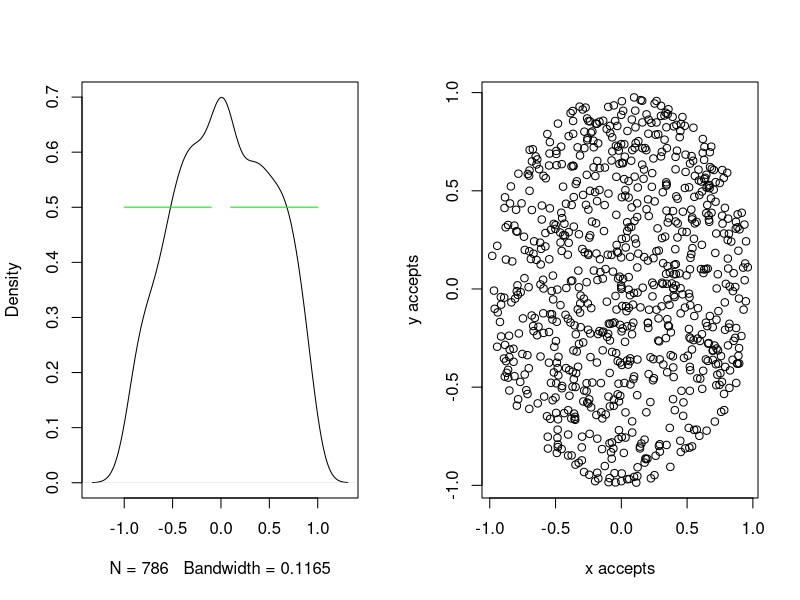
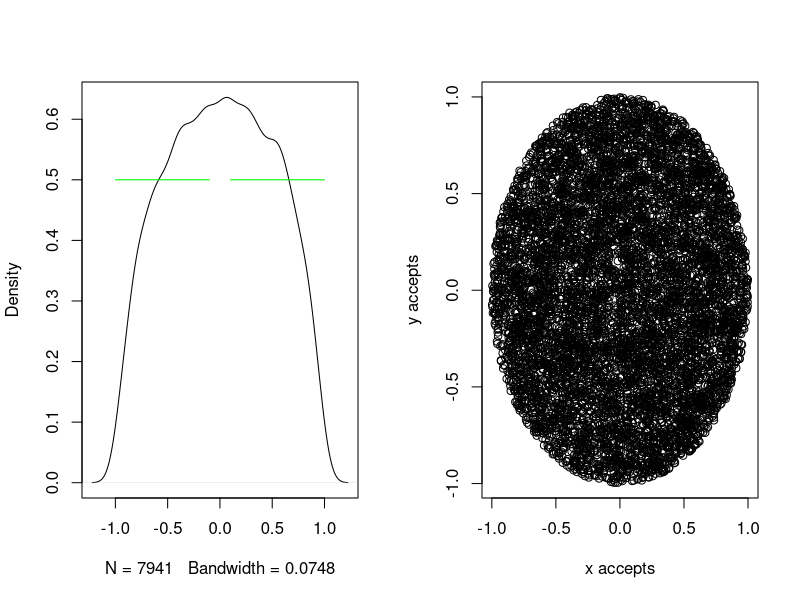
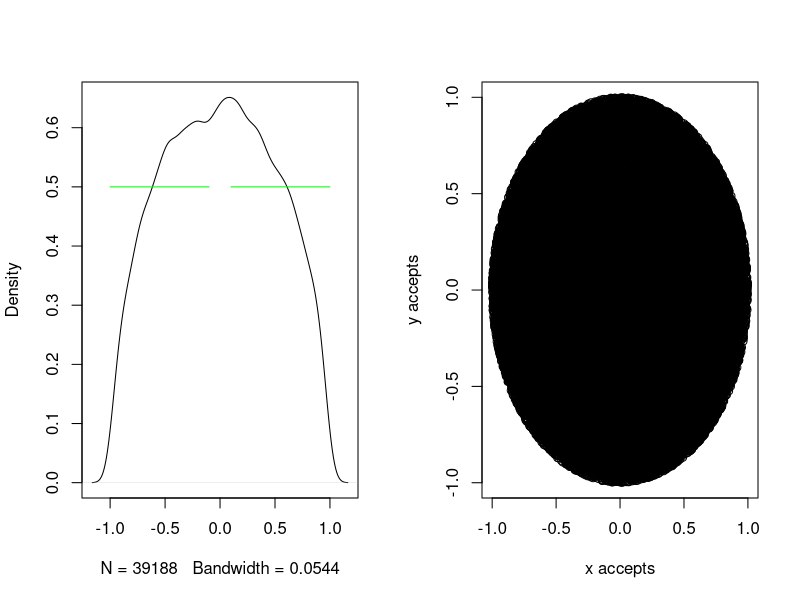
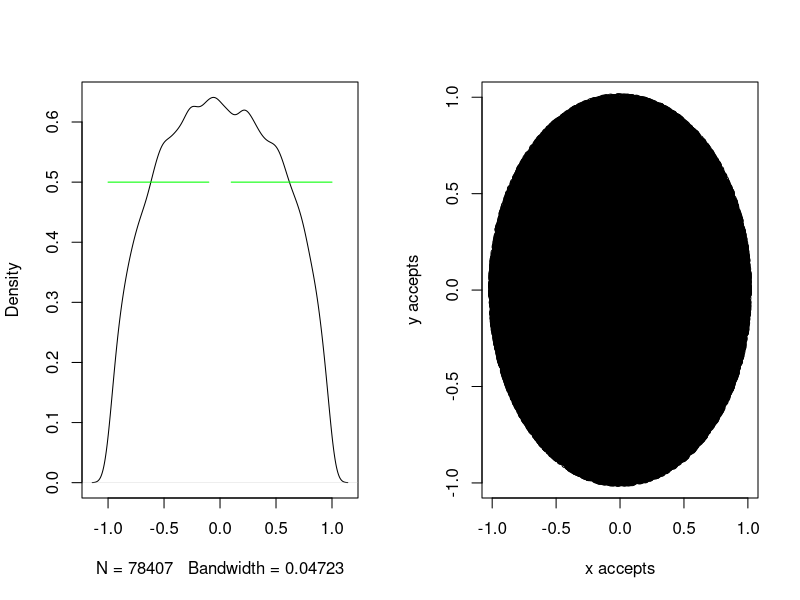
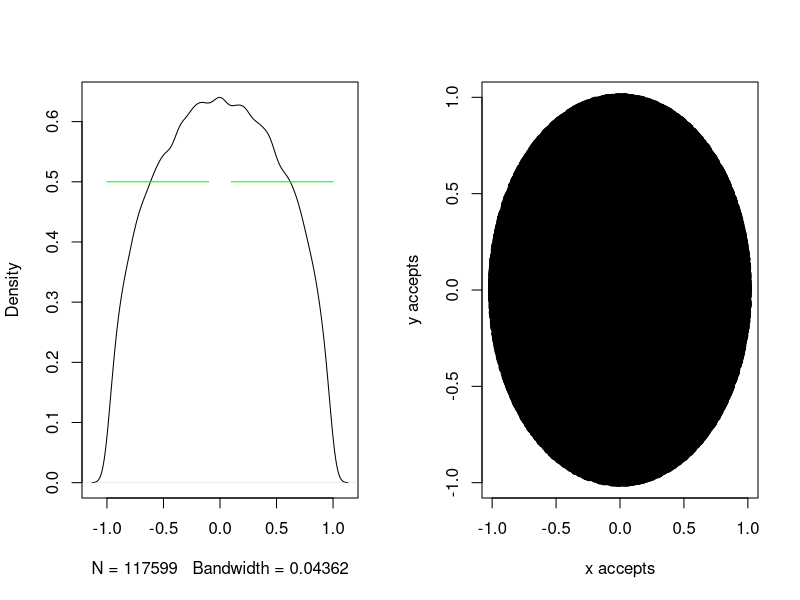

R code for these plots, in order: (Note: this script raises an error after producing the figures.)

####Clear Environment####
rm(list = ls())

####Call Libraries####

library(doParallel)##Parallel Processing
library(psych)#describe function
library(knitr)##Create .md, .html, and .pdf files
library(markdown)##Create .md, .html, and .pdf files


#### Parallel procesing for running performance ####

# Set number of cores for parallel processing
no_cores <- detectCores() - 2 

# Register number of cores for parallel processing
registerDoParallel(no_cores)

# Validate number of cores for parallel processing 
getDoParWorkers()

#### Monte Carlo in 2d - Estimation the area of circle ####

# MC function in 2 dimensions ([0, d] = interval of the Uniform Distribution, n = number of samples) function
mc.2d <-function(x, y, d, n)
  {  
  accept <- 0 # set counter to zero

  data <- c(x, y) # starting vector

  accepts <- matrix(data, 1, 2) # set matrix for the sampling data
  
    for (i in 2:n) {
      y <- 2*runif(1, 0, d) - 1
      x <- 2*runif(1, 0 ,d) - 1
      
      if((x^2 + y^2) <= 1) { 
    accepts <- rbind(accepts, c(x,y))
    accept <- accept + 1
  }
}
alpha <- accept/n # probability to be inside the circle

par(mfrow=c(1, 2)) # set 2 graphs per window

plot(density(accepts[ , 1]), main = "") # probability density

index <- seq(-1, 1, 0.1)
lines(index, 0.5*index/index, col = "green") # add green line to the mean of Uniform distribution, interval: [-1, 1]

plot(accepts, xlab = "x accepts", ylab = "y accepts") # accepted points (points insode the circle)

return(list(alpha, accepts)) # returns the probability to be inside the circle and the accepted points
}

#### Checking the system time ####
dev.off() # close the active windows

set.seed(15) # seed for regeneration
system.time(mc.2d(0, 0, 1, 1000)) # starting point: (x,y) = (0, 0), [0, 1]: Uniform Distribution interval, n = 1000 samples

set.seed(16)# seed for regeneration
system.time(mc.2d(0, 0, 1, 10000)) # starting point: (x,y) = (0, 0), [0, 1]: Uniform Distribution interval, n = 10000 samples

set.seed(19)# seed for regeneration
system.time(mc.2d(0, 0, 1, 50000)) # starting point: (x,y) = (0, 0), [0, 1]: Uniform Distribution interval, n = 50000 samples

set.seed(20)# seed for regeneration
system.time(mc.2d(0, 0, 1, 100000)) # starting point: (x,y) = (0, 0), [0, 1]: Uniform Distribution interval, n = 100000 samples

set.seed(21)# seed for regeneration
system.time(mc.2d(0, 0, 1, 150000)) # starting point: (x,y) = (0, 0), [0, 1]: Uniform Distribution interval, n = 150000 samples



#### calculate the mean of the generated samples (MC acceptance ratio - probability) to verify where the chain converges ####
mc_meanx_2d <- function(n, d, m) { # n = samples, [0 , d] : Uniform distribution interval, m - iterations
  
  y <- 2*runif(1, 0, d) - 1
  z <- 2*runif(1, 0, d) - 1
  x <- c()
  acc <- c()  
  for (i in 1:m) {
    x[i] <- mc.2k(y, z, d, n)[[1]] #Insert the data frame to a vector
    acc <-  mc.2k(y, z, d, n)[[2]][ , 1]*mc.2d(y, z, d, n)[[2]][ , 2] # joint Uniform distribution f(x)*f(y)
    }
  z <- mean(x) #finding the mean of the acceptance rate - probability to be inside the circle 
  return(list(x, acc)) # returns the acceptance rates of the process 
}


set.seed(14) 
start.time <- Sys.time() # starting time
system.time(z <- mc_meanx_2d(10000, 1, 100))
end.time <- Sys.time() # ending time
(time.taken <- end.time - start.time) # running time

# The mean value of the 100 independent samples from the Uniform distribution is the expected value
# of the distribution
# (f(x1) + ... + f(x100))/100 =.. E[f(x)] (Law of Large Numbers - LLN)

# We calculate the expected value of the 100 independent samples from the uniform distribution
# in 2 dimensions

dev.off() # close graphs per window
mean(z[[2]]) # The expected value of the Uniform distribution, true mean of U ~[ -1, 1] : μ = (-1 + 1)/2 = 0


index <- seq(-1, 1, 0.1)

plot(density(z[[2]]), main ="") # plot probability density of z - vector f(x,y)
abline(v = mean(z[[2]]), col = "red", lwd = 1, lty = 3) # add the line of mean value
text(mean(z[[2]]), 0.1 , round(mean(z[[2]]), 3)) # add the mean value as text
# lines(index, 0.5*index/index, col = "green") # straight line at the mean value of the Unifrom distribution


plot(density(z[[1]]), main ="") # plot probability density of z - vector (MC acceptance ratio)
abline(v = mean(z[[1]]), col = "red", lwd = 1, lty = 3) # add the line of mean value
text(mean(z[[1]]), 0.1 , round(mean(z[[1]]), 3)) # add the mean value as text


mean(z[[1]])# The expected value of the MC acceptance ratio - probability for a point to be inside the circle
dev.off()


hist(z[[1]], probability = TRUE, ylim = c(0, 120))# histogram of probabilities z (f(x1),..., f(x100))
lines(density(z[[1]]),col="red") # add line of probability density

sd(z[[2]]) # standard deviation of joint distribution of accepted values

# We know that the estimation of the integrate is |B| = prob_estimated*(2^k) where k = 2 are the dimensions.
# So the |B| estimation is mean(z)*(2^2)

#### Estimate the integrate of B (2 dimensions) ####
(B_estimated <- mean(z[[1]])*(2^2))


# We know from the calculation of the integrate with polar coordinates (2 dimensions) 
# that that the area of probability density function upon 2d sphere (B_true) is pi/2*(2)
(B_true <- pi)

# We estimated with Monte Carlo sampling from Uniform Distribution 
# that the integrate of B is mean_estimated*(2^2) = mean(z)*4 = 3.141796 close to the true volume of 2d sphere (pi*R^2, 
# pi for R = 1)
# Correspondingly, the estimated area of 2 dimension's sphere (B_estimated): is mean(z)*2^2 
B_estimated == 2^2*mean(z[[1]])

# The error of the integrate estimation is B_estimated - B_true 
(estimated_error <- abs(B_true - B_estimated))
round(estimated_error, 4) # round value in four decimals

# The relative error of estimation of area B  is 0.02%
(estimated_error_perc <- round(abs(1 - (B_estimated/B_true)), 4)*100)

# It is a precise algorithm (estimation error very low < 1%)

#### Monte Carlo in k - dimensions (Volume estimation of hyper-sphere) ####

# MC function in k - dimensions 
mc.d <-function(n, d, k) # k = dimensions, U ~ [0, d], n = samples 
{  
  accept <- 0 # set counter to zero
  
  x <- (2*runif(k, 0, d) - d) # U ~ [-1,1]
  
  data <- c(x) # assign data to a vector
  
  accepts <- matrix(data, 1, k) # matrix of 1 row and k - columns
  
  for (i in 1:n) {
    x <- t(matrix(2*runif(k, 0, d) - d)) # simulate 2 values from Uniform distribution
    if(sum(x^2) <= 1) { # if the candidate point is inside the circle
      accepts <- rbind(accepts, c(x)) # add the candidate point to the matrix
      accept <- accept + 1 # add one to counter
    }
  }
  
  alpha <- accept/n # probability to be inside the k - dimensions sphere
  x1 <- accepts # accepted points to vector
  
  par(mfrow=c(1, 2)) # 2 graphs per window
  plot(density(accepts[ , 1]), main = "") # density plot of 1 dimension (accepted points)
  
  abline(v = mean(accepts[, 1]), col = "red", lwd = 1, lty = 3) # add the line of mean value
  text(mean(accepts[ , 1]), 0.1 , round(mean(accepts[ , 1]), 3)) # add the mean value as text
  
  plot(accepts, xlab = "x accepts", ylab = "y accepts") # plot accepted points (2 dimensions)
    
  return(list(alpha, accepts)) # the function returns probability and accepted points
  }


set.seed(17) # seed for regeneration
(mc.d(10000, 1, 10)) # 10000 samples in 10 dimensions


#### Calculate the mean of these values to verify where the probability converges ####
mc_meanx_d <- function(n, d, k, m) { # n = number of samples, U ~ [0 ,d], k = dimensions, m = iterations
  
  x  <- c()
  for (i in 1:m) {
    x[i] <- mc.d(n, d, k)[[1]]
    
    # Insert the data frame to a vector
  }
  z <- mean(x)
  
  #Finding the average of the acceptance rate 
  return(x) # probability of accepting points inside the hyper-sphere
}

set.seed(18) # seed for regeneration
system.time(z <- mc_meanx_d(10000, 1, 10, 100)) # running process for 10000 simulations, U ~ [-1, 1], k = 10, m = 100

# The mean value of the 100 independent samples from the Uniform distribution is the expected value
# of the distribution
# (f(x1) + ... + f(x100))/100 = E[f(x)] (LLN)

# I calculate the expected value of the 100 independent samples from the uniform distribution
# in 10 dimensions

dev.off() # close active windows (graphs)
mean(z)# The expected mean value of the distribution
hist(z, probability = TRUE, ylim = c(0, 1000), xlim = c(0, 0.005 ), main = "MC acceptance ratio, k - 10 dimensions")
# histogram of probabilities z (f(x1),..., f(x100))
lines(density(z),col="red") # The histogram of probability density is similar to normal distribution,

# We know that the estimation of the integrate is |B| = prob_estimated*(2^d) where d = 10 are the dimensions.
# So the |B| estimation is mean(z)*(2^10)

#### Estimate the integrate of B (10 dimensions) ####
B_estimated <- mean(z)*(2^10)
B_estimated

# We know from the calculation of the integrate with polar coordinates (10 dimensions) 
# that that the true area of sphere is 2.55
(B_true <- (pi^(10/2))/gamma(10/2 + 1))

# We estimated with Monte Carlo sampling of Uniform distribution 
# that integrate of B is 2.516679 close to the true volume of 10d sphere

#### The error of the integrate estimation is B_estimated - B_true ####
round((estimated_error <- abs(B_true - B_estimated)), 3)

### The relative error of estimation of area B  is 0.99%
(estimated_error_perc <- round(abs(1 - (B_estimated/B_true)), 4)*100)


#### Calculation of the number of samples needed for estimation accuracy in three decimals ####

sd(z) # standard deviation from 100 iterations of 10.000 samples

sd(z)/sqrt(10000) #estimation error

cumprob <- pnorm(z, mean(z), sd(z)) #cumulative probability of normal distribution
# with mean = mean(z) and sd = sd(z)

sd(cumprob) # standard deviation of cumulative probability for expected mean value of
# MC acceptance ratio

sd(cumprob)/sqrt(10000) #estimaton error < 4*10^-3

(round((sd(cumprob)/sqrt(10000))/(sd(z)/sqrt(10000)), 0)) # for precision > 2*10^-3 (or error < 2*10^-3)
# we have to increase six hundred times the samples of the iterating process, that means, 
# 6 million samples in each iterating process



#### Calculate the running time depending on the number of samples (dimensions k = 10) ####

mc.10d_run_time <-function(number_accepts, d, k)
{  
  
  accept <- 0 # counter for number of accepts
  data <- c(2*runif(k, 0, d) - 1) # vector of simulated point
  accepts <- matrix(data, 1, k)  # matrix includes the first point of the process
  
    n <- 0 # counter for number of steps
      
    while(accept < number_accepts + 1) { # while loop (accept < number of accepts)
        n <- n + 1 # incremental counter for number of steps
        x <- t(matrix(2*runif(k, 0, d) - 1)) # new simulated point
       if(sum(x^2) <= 1) { # if x is inside the sphere
      accepts <- rbind(accepts, x) # x is inserted into the matrix of accepts
      accept <- accept + 1 # and accept counter is increasing by 1
      
      }
      }
    alpha <- accept/n # probability of accepting points
  return(n) # return number of steps
  }


set.seed(22) # seed for regeneration
number_steps <- (mc.10d_run_time(1000, 1, 10)) # run process for 1000 accepted points, U ~ [-1, 1], and k = 10 dimensions


start.time <- Sys.time() # starting time
set.seed(31) # seed for regeneration

for (i in seq(2000, 10000, by = 1000)) {
number_steps <- cbind(number_steps, mc.10d_run_time(i, 1, 10)) # iterating process for i - accepted points
}
end.time <- Sys.time() # ending time
(time.taken <- end.time - start.time) # running time


slope <- data.frame(t(number_steps)) # assign results to a data frame (df)
head(slope) # first rows of df

c(seq(1, nrow(slope), by = 1)) # sequence 1 to 10, e.g. 1, 2, 3, .., 10

slope$accepts <- c(seq(1000, nrow(slope)*1000, by = 1000)) # add column with number of accepted points 1000, 2000, etc.

names(slope)[which(names(slope) %in% c("t.number_steps."))] <- c("number_steps") # set column name to new column


plot(slope$number_steps, slope$accepts, xlab = "Number of Steps", ylab = "Accepts", main = "Slope") # plot the (x,y) columns
# of df


y <- lm(slope$accepts ~ slope$number_steps, data = slope) # linear model between accepts and number of steps
summary(y) # summary of linear model

y$coefficients[2]# the coefficient of linear regression is the expected mean value of probability density function

slope$Probability <- slope$accepts/slope$number_steps # expected mean value of probability density function 
slope$Exp_Time <- round(1/slope$Probability, 0) # expected mean time for having a point inside the sphere 
# (return to the same state X = 1)
slope$Constant <- 1/slope$accepts # constant value
mean(slope$Constant)

qqnorm(slope$accepts) # normal probability q-q plot
qqline(slope$accepts) # added line in normal probability q-q plot


predict(y, newdata = slope) # predicted number of accepted points based on the number of steps (linear model)
slope$accepts # number of accepted points


#### The expected Time T ####

# The expected Time T Monte Carlo has to run (number of samples) in order to have X accepted points inside the circle

c <- 1/X # calculated in slope data frame
d <- 10 # dimensions

# For instance for X = 20,000 (accepts - points inside the 10d sphere)
X <- 20000

# The slope of the regresion model between accepts and number of steps is the
# expected mean value of the probability density function

(expected_time <- round(c*X/y$coefficients[2], 0))# the expected mean time for each accepting point 

# As a result the expected running time in order to have 20,000 accepting points is: 
expected_time*20000


new_row <- c(expected_time*X, X, 1/expected_time, expected_time, c) # new row of slope data frame (values for each column)

#### Adding the predicted number of steps in slope data frame ####
slope <- rbind.data.frame(slope, new_row)


#### Finding the variance of expected value in k - 10d ####
asym_var <- function(l, n, d, k, m){
  
  x <- array(dim = c(m, l))
  for (i in 1:l) {
    x[, i] <- (mc_meanx_d(n, d, k, m))
  }
 y <- x
   return(y)
}


set.seed(123) # seed for regeneration

start.time <- Sys.time() # starting time
y <- asym_var(10, 10000, 1, 10, 100) # set values of the asym_var function to a vector (y)
end.time <- Sys.time() # ending time
(time.taken <- end.time - start.time) # running time

#### Histogram of expected value of y (10 iterations of 100 samples with 10000 observations, k - dimensions = 10) ####
hist(y, breaks = 5, freq = FALSE, ylim = c(0, 800))
lines(density(y),col="red")# The histogram of probability density is similar to normal distribution,
apply(y, 2, var) # variance for each dimension

summary(y) # summary statistics of y


### Validation of histogram (probability density value)
h <- hist(y, breaks = 5, freq = FALSE)
sum(h$density) # 2000 distributed values to equivalent intervals

unique(zapsmall(diff(h$breaks))) # range for each interval
unique(zapsmall(diff(h$breaks)))*sum(h$density) # validation of probability density (multiplication has to be 1)

dev.off() # close open windows

### Normality function ####
normality <- function (x, k) { 
  y <- (x - (B_true/2^k))/sd(x)
return(y)
  }

### asymptotic variance in each iteration ###
apply(normality(y[ , ], 10), 2, var) 


### Histogram of y ####
hist(normality(y[ , ], 10) ,freq = FALSE, main = "Normalization of Expected Mean 
     Values (k - 10 dimensions)", xlab = "")

### Add curved line (density) ###
lines(density(normality(y[ , ], 10)),col="red")

### set seed for generating the same sample ###
set.seed(321)

### add line with sampling from Normal disribution ###
lines(density(rnorm(1000)), col = " green", lty = 3)

